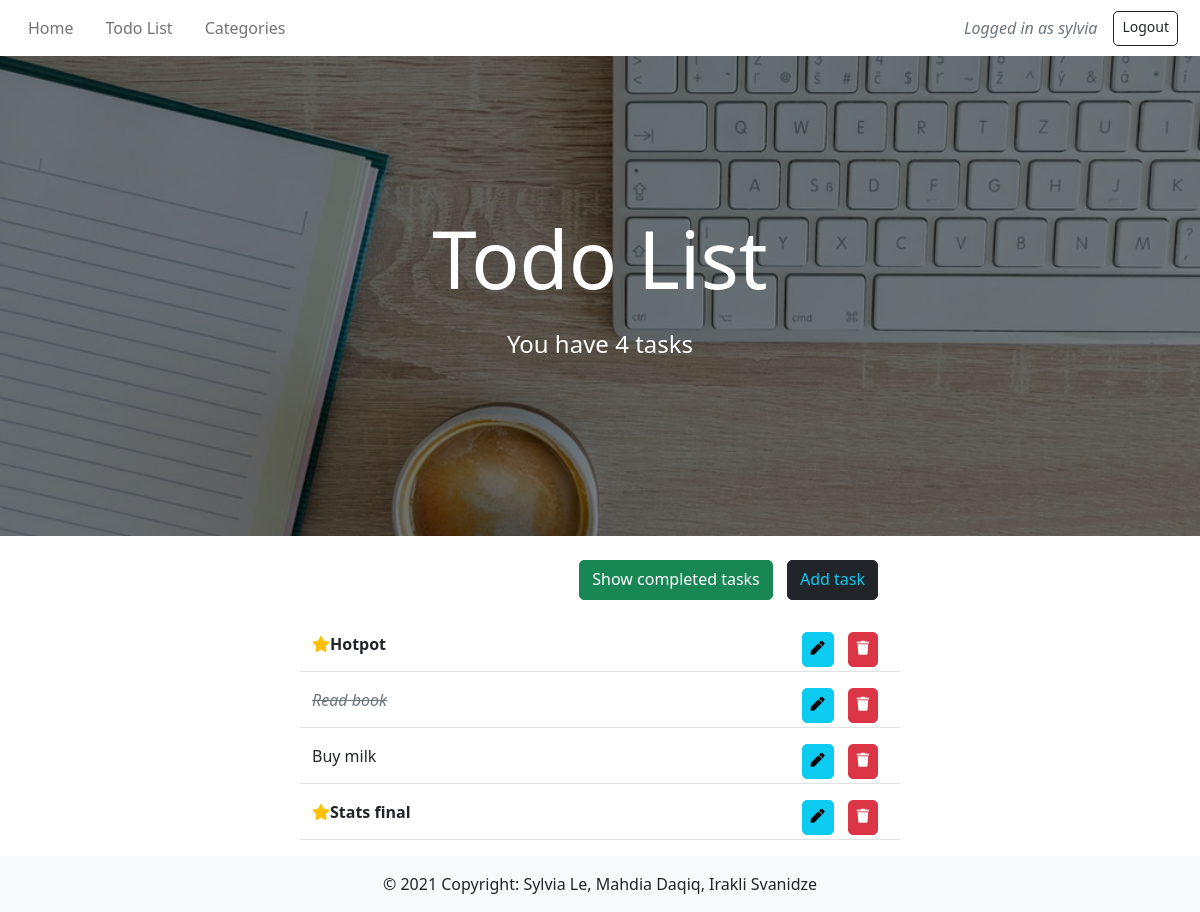
Page /todos/ (signed in) on the committed database.
### users/models.py (models this page shows)
class CustomUser(AbstractUser):
    email = models.EmailField()
    first_name = CharField(max_length=50)
    last_name = CharField(max_length=50)

### todos/models.py (models this page shows, shortened)
class Todos(models.Model):  #order matters this time so this is defined later
    title = models.CharField(max_length=255, default="")
    priority = BooleanField(default=False)
    completed = BooleanField(default=False)
    category = models.ForeignKey(
        Categories,
        on_delete=models.CASCADE,
        related_name='todos',
        default=''
    )
    owner = models.ForeignKey(
        get_user_model(),
        on_delete=models.CASCADE,
    )

### todos/views.py (the view)
# urls.py: path('todos/', TodoListView.as_view(), name="todo_list"),
class TodoListView(LoginRequiredMixin, ListView):
    model = Todos
    template_name = 'todo_list.html'
    context_object_name = 'todos'
    login_url = 'login'
    def get_context_data(self, **kwargs):
        context = super().get_context_data(**kwargs)
        context['todos'] = context['todos'].filter(owner=self.request.user)
        context['total'] = context['todos'].filter(owner=self.request.user).count()
        return context

### templates/todo_list.html (shortened to what this page needs)
{% extends 'base.html' %}
{% load static %}
{% block content %}
<div class="hero-image-todolist">
    <div class="hero-text">
        <h1>Todo List</h1>
        <h4>You have <b>{{total}}</b> task{{ total|pluralize:"s" }}</h4>
    </div>
</div>
    <div class="container w-50">
        <div class="row">
            <div class="col-md-12 text-end">
                <a class="btn btn-success btn-md mb-3" href='{% url 'todo_complete' %}'>Show completed tasks</a>
                <a class="btn btn-dark text-info btn-md mb-3" href='{% url 'todo_new' %}'>Add task</a>
            </div>
        </div>
        {% for todo in todos %}
                <div class="row border-bottom my-3">
                    <div class="col-md-8">
                    {% if todo.completed%}
                        {% if todo.priority %}
                        <a class='text-muted fst-italic' href='{% url 'todo_detail' todo.pk %}' style="text-decoration: none;"><del>
                            <i class="fas fa-star text-warning"></i> {{todo.title}}
                        </del></a>
                        {% else %}
                            <a class='text-muted fst-italic' href='{% url 'todo_detail' todo.pk %}' style="text-decoration: none;"><del>{{todo.title}}</del></a>
                        {% endif %}
                    {% else %}
                        {% if todo.priority %}
                            <a class='fw-bold text-dark' href='{% url 'todo_detail' todo.pk %}' style="text-decoration: none;">
                                <i class="fas fa-star text-warning"></i>{{todo.title}}
                            </a>
                        {% else %}
                            <a href='{% url 'todo_detail' todo.pk %}' style="text-decoration: none;" class="text-dark">{{todo.title}}</a>
                        {% endif %}
                    {% endif %}
                    </div>
                    <div class="col-md-4 text-end">
                        <a class='btn btn-info btn-sm mt-0 mb-1' href='{% url 'todo_edit' todo.pk %}' data-bs-toggle="tooltip" data-bs-placement="top" title="Edit" style="border-radius: 5px;"><i class="fas fa-pen"></i></a>
                        <a class='btn btn-danger btn-sm mt-0 mb-1 px-2.5' href='{% url 'todo_delete' todo.pk %}' data-bs-toggle="tooltip" data-bs-placement="top" title="Delete" style="border-radius: 5px;"><i class="fas fa-trash"></i></a>
                    </div>
                </div>
    {% endfor %}
    </div>
{% endblock content %}

### templates/base.html (shortened to what this page needs)
{% load static %}
<!doctype html>
<html lang="en">
    <head>
        <link href="https://cdn.jsdelivr.net/npm/bootstrap@5.0.0/dist/css/bootstrap.min.css" rel="stylesheet">
        <link rel="stylesheet" href="https://cdnjs.cloudflare.com/ajax/libs/font-awesome/5.15.3/css/all.min.css" />
        <link rel="stylesheet" href="{% static 'css/style.css' %}?{% now "U" %}" >
    </head>
    <body>
        <nav class="navbar navbar-expand-lg navbar-light shadow-sm">
            <div class="container-fluid">
            <div class="collapse navbar-collapse" id="navbarMenu">
                <ul class="navbar-nav mb-2 mb-lg-0">
                  <li class="nav-item px-2">
                    <a href="{% url 'home' %}" class="nav-link">Home</a>
                    </li>
                    <li class="nav-item px-2">
                        <a href="{% url 'todo_list' %}" class="nav-link">Todo List</a>
                    </li>
                    <li class="nav-item px-2">
                        <a href="{% url 'cate_list' %}" class="nav-link">Categories</a>
                    </li>
                </ul>
            </div>
            {% if user.is_authenticated %}
                <p class='text-muted text-end my-0 nav-item fst-italic mx-3 d-none d-md-block'>Logged in as {{ user.username }}</p>
                <a class='btn btn-outline-dark btn-sm text-end my-0 nav-item' href="{% url 'logout' %}">Logout</a>
            {% endif %}
            </div>
        </nav>
            {% block content %}
            {% endblock content %}
        <footer class="bg-light text-center text-lg-start">
            <div class="text-center p-3">
              © 2021 Copyright:
              <span class="text-dark">Sylvia Le, Mahdia Daqiq, Irakli Svanidze</span>
            </div>
          </footer>
    </body>
</html>

### static/css/style.css (style rules this page uses)
body, html { min-height: 100vh; height: 100%; }
h1 { font-size: 5rem; font-weight: 400; }
h4 { margin-top: 1.5rem; margin-bottom: 1.5rem; font-size: 1.5rem; font-weight: 100; }
.btn { border-radius: 5px; padding-bottom: 8px; margin-top: 1.5rem; margin-right: 10px }
.hero-image-todolist { background-image: linear-gradient(rgba(0, 0, 0, 0.5), rgba(0, 0, 0, 0.5)), url("/static/images/todolist.jpg"); height: 60%; background-position: center; background-repeat: no-repeat; background-size: cover; position: relative; }
.hero-text { text-align: center; position: absolute; top: 50%; left: 50%; transform: translate(-50%, -50%); color: white; }

### rows in the picture
CustomUser: username "sylvia"
Todos: title "Hotpot"
Todos: title "Read book"
Todos: title "Buy milk"
Todos: title "Stats final"

### other values in the picture
{{ total }} "4"
